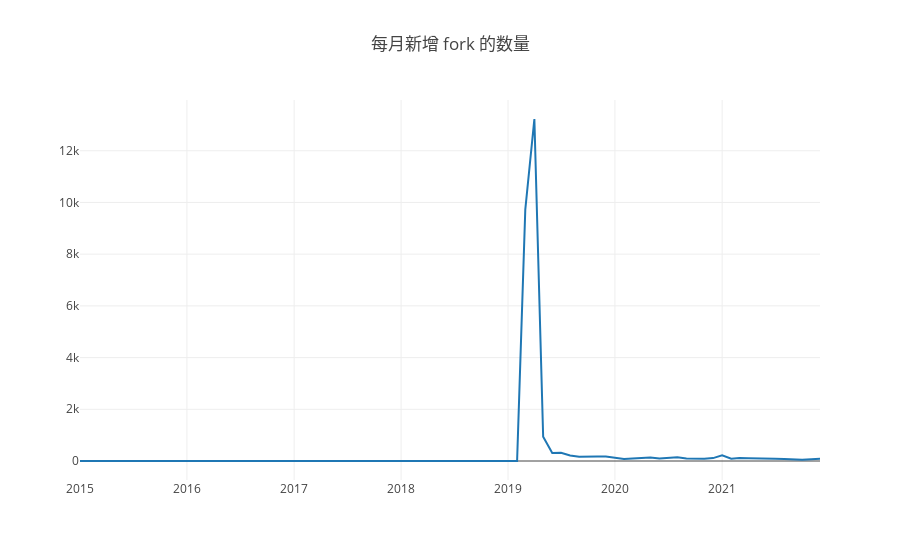

Notebook source saved alongside this figure:
### Code cell
openDigger.render.plotly(
    [
        {x: year_month_axis, y: forks_per_month, mode: 'scatter', name: 'fork 数量'}
    ],
    {
        title: '每月新增 fork 的数量'
    }
)

### Figure 1 — Plotly figure (JSON) as saved in the notebook; plotly's stock layout.template omitted (floating-point values rounded to 4 significant figures)
{"data": [{"mode": "scatter", "name": "fork 数量", "x": ["2015-1", "2015-2", "2015-3", "2015-4", "2015-5", "2015-6", "2015-7", "2015-8", "2015-9", "2015-10", "2015-11", "2015-12", "2016-1", "2016-2", "2016-3", "2016-4", "2016-5", "2016-6", "2016-7", "2016-8", "2016-9", "2016-10", "2016-11", "2016-12", "2017-1", "2017-2", "2017-3", "2017-4", "2017-5", "2017-6", "2017-7", "2017-8", "2017-9", "2017-10", "2017-11", "2017-12", "2018-1", "2018-2", "2018-3", "2018-4", "2018-5", "2018-6", "2018-7", "2018-8", "2018-9", "2018-10", "2018-11", "2018-12", "2019-1", "2019-2", "2019-3", "2019-4", "2019-5", "2019-6", "2019-7", "2019-8", "2019-9", "2019-10", "2019-11", "2019-12", "2020-1", "2020-2", "2020-3", "2020-4", "2020-5", "2020-6", "2020-7", "2020-8", "2020-9", "2020-10", "2020-11", "2020-12", "2021-1", "2021-2", "2021-3", "2021-4", "2021-5", "2021-6", "2021-7", "2021-8", "2021-9", "2021-10", "2021-11", "2021-12"], "y": ["0", "0", "0", "0", "0", "0", "0", "0", "0", "0", "0", "0", "0", "0", "0", "0", "0", "0", "0", "0", "0", "0", "0", "0", "0", "0", "0", "0", "0", "0", "0", "0", "0", "0", "0", "0", "0", "0", "0", "0", "0", "0", "0", "0", "0", "0", "0", "0", "0", "0", "9725", "13228", "941", "306", "319", "210", "162", "153", "172", "178", "116", "75", "99", "132", "138", "93", "110", "146", "101", "93", "89", "112", "218", "85", "114", "110", "93", "94", "85", "82", "55", "47", "72", "88"]}], "layout": {"autosize": true, "title": {"text": "每月新增 fork 的数量"}, "xaxis": {"autorange": true, "range": ["2015-01-01", "2021-12-01"], "type": "date"}, "yaxis": {"autorange": true, "range": [-734.9, 13960.0], "type": "linear"}}}
